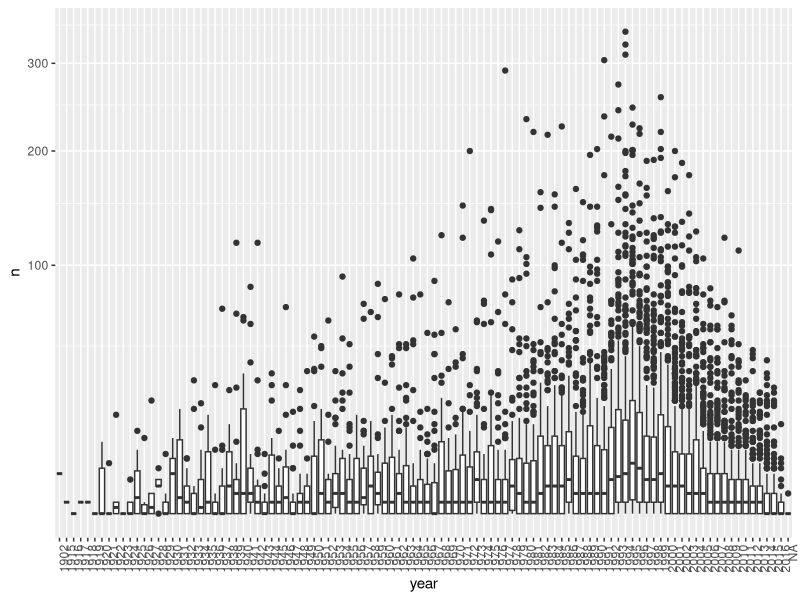
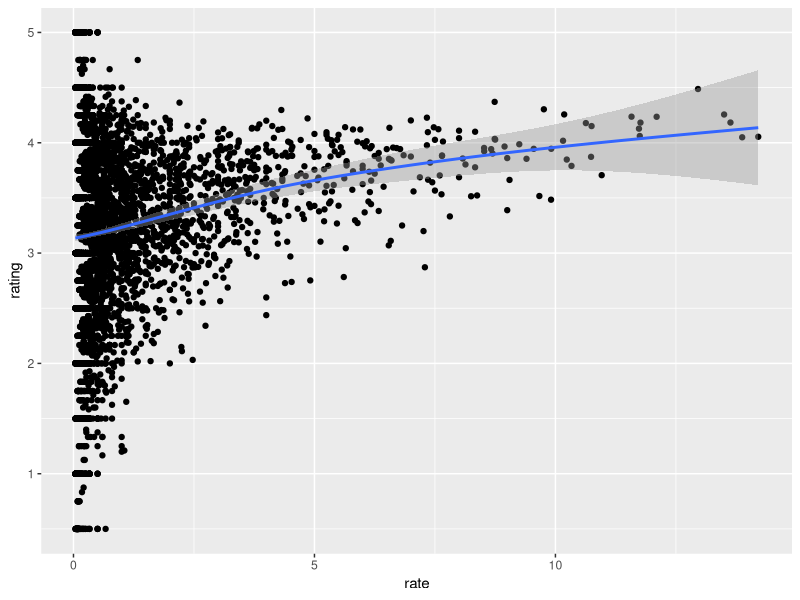
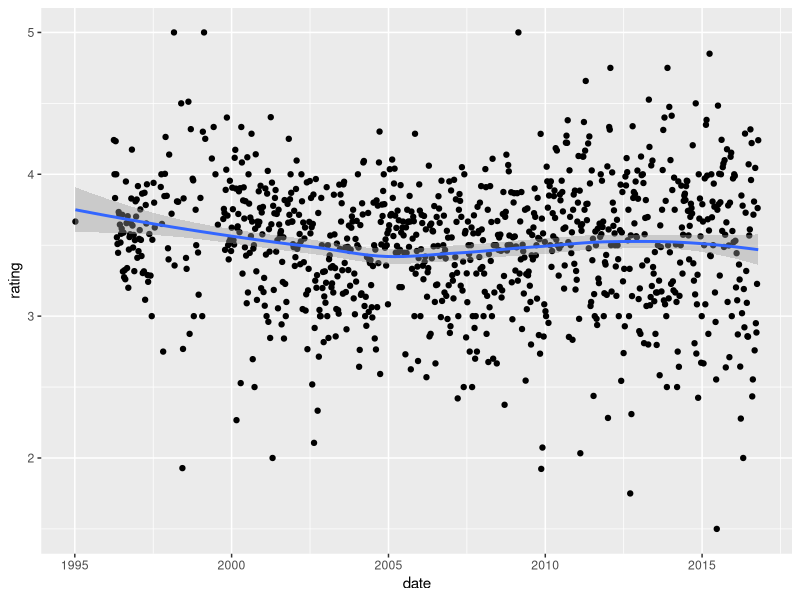
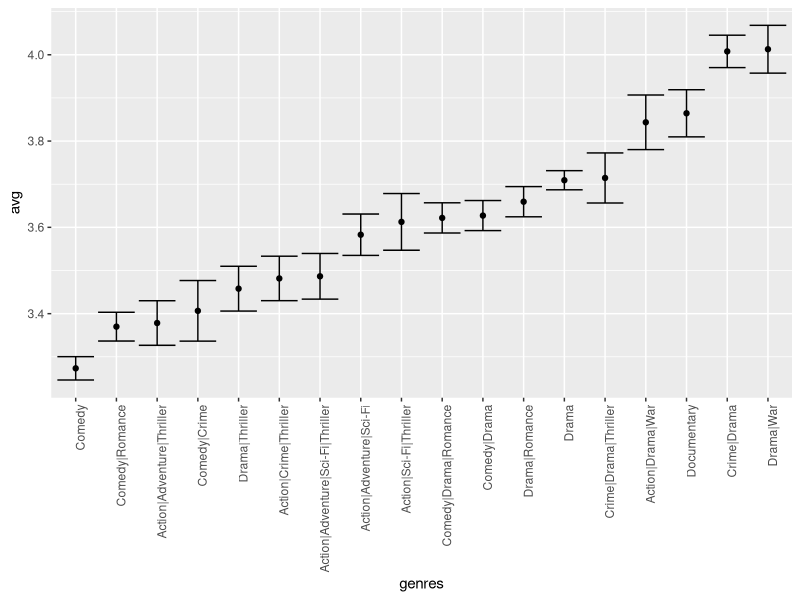

Write the R code that produced these figures, in order.
library(tidyverse)
library(lubridate)
library(dslabs)
data("movielens")

movielens %>% group_by(movieId) %>%
  summarize(n = n(), year = as.character(first(year))) %>%
  qplot(year, n, data = ., geom = "boxplot") +
  coord_trans(y = "sqrt") +
  theme(axis.text.x = element_text(angle = 90, hjust = 1))

movielens %>% 
  filter(year >= 1993) %>%
  group_by(movieId) %>%
  summarize(n = n(), years = 2018 - first(year),
            title = title[1],
            rating = mean(rating)) %>%
  mutate(rate = n/years) %>%
  top_n(25, rate) %>%
  arrange(desc(rate))

movielens %>% 
  filter(year >= 1993) %>%
  group_by(movieId) %>%
  summarize(n = n(), years = 2018 - first(year),
            title = title[1],
            rating = mean(rating)) %>%
  mutate(rate = n/years) %>%
  ggplot(aes(rate, rating)) +
  geom_point() +
  geom_smooth()

movielens <- mutate(movielens, date = as_datetime(timestamp))
movielens %>% mutate(date = round_date(date, unit = "week")) %>%
  group_by(date) %>%
  summarize(rating = mean(rating)) %>%
  ggplot(aes(date, rating)) +
  geom_point() +
  geom_smooth()

movielens %>% group_by(genres) %>%
  summarize(n = n(), avg = mean(rating), se = sd(rating)/sqrt(n())) %>%
  filter(n >= 1000) %>% 
  mutate(genres = reorder(genres, avg)) %>%
  ggplot(aes(x = genres, y = avg, ymin = avg - 2*se, ymax = avg + 2*se)) + 
  geom_point() +
  geom_errorbar() + 
  theme(axis.text.x = element_text(angle = 90, hjust = 1))
